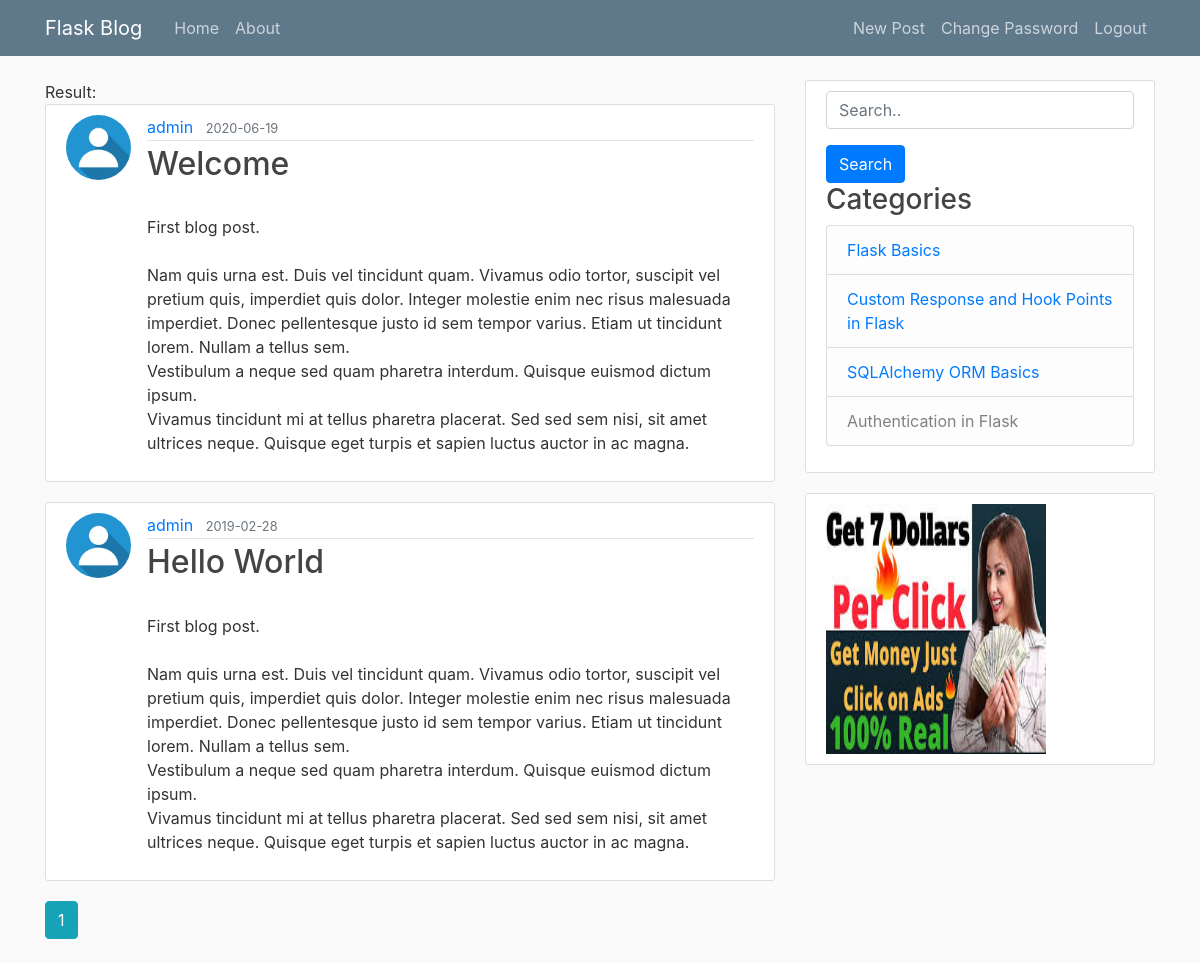
Screenshot of /home (signed in) with the database file from the repository.
### flaskblog/models.py (models this page shows, shortened)
class Post(db.Model):
    id = db.Column(db.Integer, primary_key=True)
    title = db.Column(db.String(100), nullable=False)
    date_posted = db.Column(db.DateTime, nullable=False,
                            default=datetime.utcnow)
    content = db.Column(db.Text(), nullable=False)
    user_id = db.Column(db.Integer, db.ForeignKey('user.id'), nullable=False)

class User(db.Model, UserMixin):
    id = db.Column(db.Integer, primary_key=True)
    username = db.Column(db.String(20), unique=True, nullable=False)
    email = db.Column(db.String(120), unique=True, nullable=False)
    password = db.Column(db.String(60), nullable=False)
    image_file = db.Column(db.String(20), nullable=False,
                           default='default.jpg')
    Posts = db.relationship('Post', backref='author', lazy=True)

### flaskblog/main/routes.py (the view)
@main.route("/")
@main.route("/home")
def home():
    page = request.args.get('page', 1, type=int)
    posts = Post.query.order_by(
        Post.date_posted.desc()).paginate(page=page, per_page=2)
    return render_template('home.html', posts=posts)

### flaskblog/models.py (called while the page is built)
@login_manager.user_loader
def load_user(user_id):
    return User.query.get(int(user_id))

### flaskblog/templates/home.html
{% extends "layout.html" %}
{% block content %}
<div>Result: {{query|safe}}</div>
    {% for post in posts.items %}
        <article class="media content-section">
          <img class="rounded-circle article-img" src="{{ url_for('static', filename='profile_pics/' + post.author.image_file) }}">
          <div class="media-body">
            <div class="article-metadata">
              <a class="mr-2" href="{{ url_for('users.user_posts', username=post.author.username) }}">{{ post.author.username }}</a>
              <small class="text-muted">{{ post.date_posted.strftime('%Y-%m-%d') }}</small>
            </div>
            <h2><a class="article-title" href="{{ url_for('posts.post', post_id=post.id) }}">{{ post.title }}</a></h2>
            <p class="article-content">{{ post.content }}</p>
          </div>
        </article>
    {% endfor %}
    {% for page_num in posts.iter_pages(left_edge=1, right_edge=1, left_current=1, right_current=2) %}
      {% if page_num %}
        {% if posts.page == page_num %}
          <a class="btn btn-info mb-4" href="{{ url_for('main.home', page=page_num) }}">{{ page_num }}</a>
        {% else %}
          <a class="btn btn-outline-info mb-4" href="{{ url_for('main.home', page=page_num) }}">{{ page_num }}</a>
        {% endif %}
      {% else %}
        ...
      {% endif %}
    {% endfor %}
{% endblock content %}

### flaskblog/static/main.css (style rules this page uses)
body { background: #fafafa; color: #333333; margin-top: 5rem; }
h1, h2, h3, h4, h5, h6 { color: #444444; }
.content-section { background: #ffffff; padding: 10px 20px; border: 1px solid #dddddd; border-radius: 3px; margin-bottom: 20px; }
.article-title { color: #444444; }
.article-content { white-space: pre-line; }
.article-img { height: 65px; width: 65px; margin-right: 16px; }
.article-metadata { padding-bottom: 1px; margin-bottom: 4px; border-bottom: 1px solid #e3e3e3 }

### rows the page displays
Post: image_file (placeholder picture), author.username "admin", date_posted "2020-06-19", title "Welcome", content "First blog post. Nam quis urna est. Duis vel tincidunt quam. Vivamus odio tortor, suscipit vel pretium quis, imperdiet quis dolor. Integer molestie enim nec risus malesuada imperdiet. Donec pellentesque justo id sem tempor varius. Etiam ut tincidunt lorem. Nullam a tellus sem. Vestibulum a neque sed quam pharetra interdum. Quisque euismod dictum ipsum. Vivamus tincidunt mi at tellus pharetra placerat. Sed sed sem nisi, sit amet ultrices neque. Quisque eget turpis et sapien luctus auctor in ac magna."
Post: image_file (placeholder picture), author.username "admin", date_posted "2019-02-28", title "Hello World", content "First blog post. Nam quis urna est. Duis vel tincidunt quam. Vivamus odio tortor, suscipit vel pretium quis, imperdiet quis dolor. Integer molestie enim nec risus malesuada imperdiet. Donec pellentesque justo id sem tempor varius. Etiam ut tincidunt lorem. Nullam a tellus sem. Vestibulum a neque sed quam pharetra interdum. Quisque euismod dictum ipsum. Vivamus tincidunt mi at tellus pharetra placerat. Sed sed sem nisi, sit amet ultrices neque. Quisque eget turpis et sapien luctus auctor in ac magna."

### other values shown
{{ page_num }} "1"
